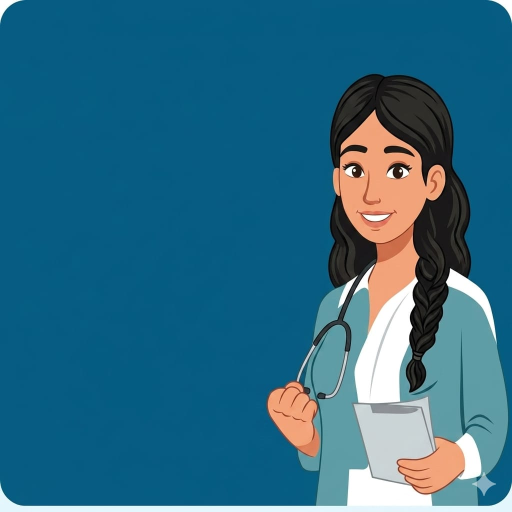
#> input picture src/assets/green_doc.jpeg, 1024 x 1024 px (shown at 1/2 size)
$ python -i gemini_vision.py   (imports and definitions only)
#> lines starting #> are read from the running program, lines starting #| are printed output that depends on the picture
from __future__ import annotations

import os
import io
import logging
from pathlib import Path
from dotenv import load_dotenv
from PIL import Image
from google import genai
from google.genai import types
import asyncio

logger = logging.getLogger(__name__)

# Resolve the .env path relative to this file: backend/app/services/ -> backend/.env
_ENV_PATH = Path(__file__).resolve().parents[2] / ".env"

# [187 lines that did not run here, left out]

>>> import cv2
>>> picture = cv2.imread('../../../src/assets/green_doc.jpeg', cv2.IMREAD_GRAYSCALE)
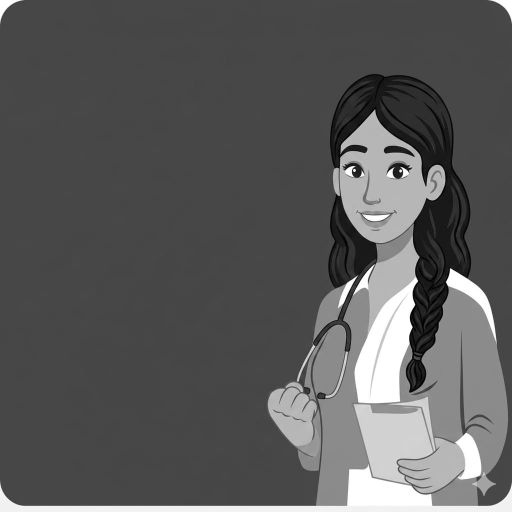
#> picture: shape (1024, 1024) (shown at 1/2 size); min 0, max 255, mean 90.2
#> (the run stopped early here; a loop or call above may not have finished)
